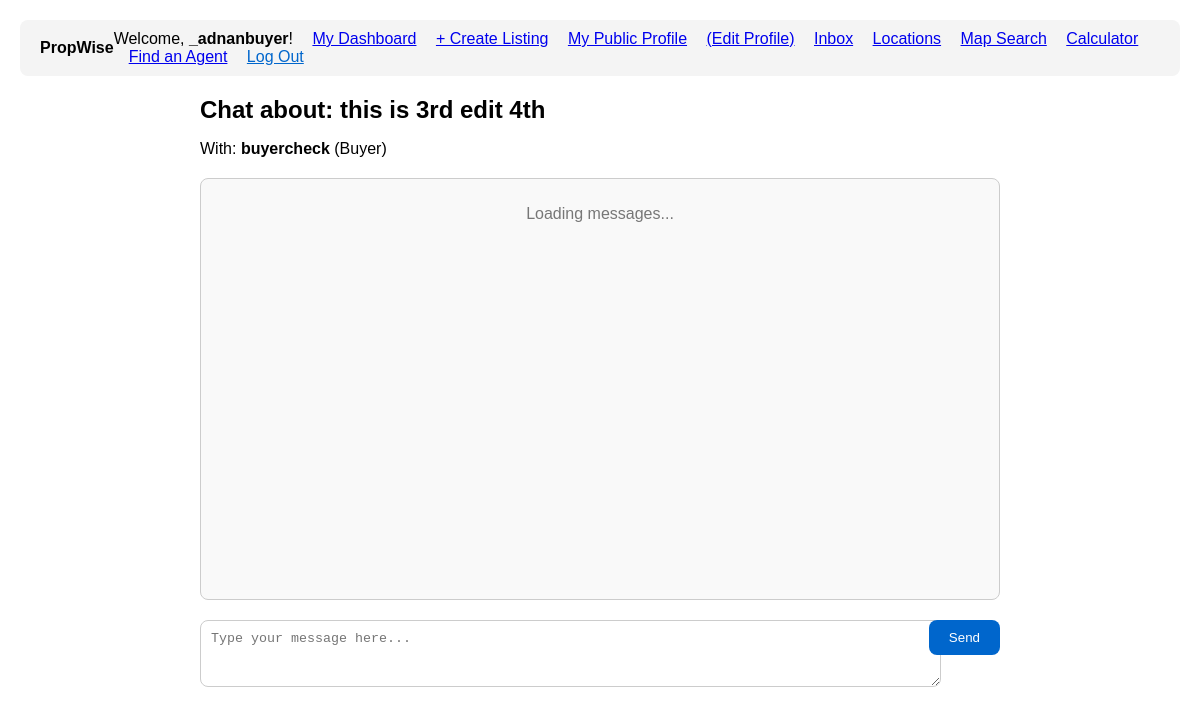
Screenshot of /chat/detail/2/ (signed in) with the database file from the repository.
### accounts/models.py (models this page shows, shortened)
class User(AbstractUser):
    is_agent = models.BooleanField('Is agent', default=False)
    is_buyer = models.BooleanField('Is buyer', default=True) # By default, users are buyers
    phone_number = models.CharField(max_length=20, blank=True)
    profile_picture = models.ImageField(upload_to='profile_pics/', blank=True, null=True)
    favorites = models.ManyToManyField(
        Property,
        related_name="favorited_by",
        blank=True
    )

### chat/models.py (models this page shows, shortened)
class ChatThread(models.Model):
    property = models.ForeignKey(
        Property,
        on_delete=models.SET_NULL,  # <-- NOT CASCADE
        related_name='chat_threads',
        null=True,  # <-- Required for SET_NULL
        blank=True  # <-- Allows this to be empty in forms
    )
    buyer = models.ForeignKey(
        User,
        on_delete=models.CASCADE,  # Cascade is OK here. If a buyer is deleted, their threads go.
        related_name='bought_chat_threads'
    )
    agent = models.ForeignKey(
        User,
        on_delete=models.CASCADE,  # Cascade is OK here. If an agent is deleted, their threads go.
        related_name='agent_chat_threads'
    )
    created_at = models.DateTimeField(auto_now_add=True)
    updated_at = models.DateTimeField(auto_now=True)
    class Meta:
        unique_together = ('property', 'buyer', 'agent')

### properties/models.py (models this page shows, shortened)
class Property(models.Model):
    title = models.CharField(max_length=255)
    description = models.TextField()
    price = models.BigIntegerField()
    area = models.ForeignKey(
        Area,
        on_delete=models.SET_NULL,
        null=True,
        related_name="properties"
    )
    latitude = models.DecimalField(
        max_digits=9,
        decimal_places=6,
        null=True,
        blank=True,
        help_text="Exact latitude of the property (e.g., 31.470510)"
    )
    longitude = models.DecimalField(
        max_digits=9,
        decimal_places=6,
        null=True,
        blank=True,
        help_text="Exact longitude of the property (e.g., 74.394170)"
    )
    purpose = models.CharField(max_length=10, choices=PropertyPurpose.choices)
    property_type = models.CharField(max_length=20, choices=PropertyType.choices)
    bedrooms = models.PositiveSmallIntegerField(null=True, blank=True)
    bathrooms = models.PositiveSmallIntegerField(null=True, blank=True)
    area_size = models.DecimalField(max_digits=10, decimal_places=2)
    area_unit = models.CharField(max_length=10, choices=AreaUnit.choices, default=AreaUnit.MARLA)
    agent = models.ForeignKey(settings.AUTH_USER_MODEL, on_delete=models.CASCADE, related_name="properties")
    created_at = models.DateTimeField(auto_now_add=True)
    updated_at = models.DateTimeField(auto_now=True)
    main_image = models.ImageField(upload_to='properties/main_images/', null=True, blank=True)
    is_verified = models.BooleanField(
        default=False,
        help_text="Mark this listing as verified by the admin (e.g., checked for accuracy)."
    )
    is_featured = models.BooleanField(
        default=False,
        help_text="Mark this listing as 'Featured' to show it at the top."
    )
    featured_until = models.DateTimeField(
        null=True,
        blank=True,
        help_text="When this listing should stop being featured (e.g., 7 days from now)."
    )
    status = models.CharField(
        max_length=10,
        choices=PropertyStatus.choices,
        default=PropertyStatus.ACTIVE,
        help_text="The current status of the listing (e.g., Active, Sold)."
    )
    sold_date = models.DateTimeField(
        null=True,
        blank=True,
        help_text="The date and time this property was marked as sold."
    )
    video_url = models.URLField(
        max_length=500,
        null=True,
        blank=True,
        help_text="A link to a YouTube or Vimeo video walkthrough (e.g., https://www.youtube.com/watch?v=...)"
    )

### chat/views.py (the view, shortened to what this page needs)
# urls.py: path('detail/<int:thread_id>/', views.chat_detail_view, name='chat_detail'),
@login_required(login_url='login')
def chat_detail_view(request, thread_id):
    thread = get_object_or_404(ChatThread, id=thread_id)
    if request.user != thread.buyer and request.user != thread.agent:
        return HttpResponseForbidden("You do not have permission to view this chat.")
    if request.method == 'GET':
        thread.messages.filter(is_read=False).exclude(sender=request.user).update(is_read=True)
    form = ChatMessageForm()
    context = {
        'thread': thread,
        'form': form
    }
    return render(request, 'chat/chat_detail.html', context)

### chat/forms.py
class ChatMessageForm(forms.ModelForm):
    class Meta:
        model = ChatMessage
        fields = ['body'] # We only want the user to type the 'body'
        widgets = {
            'body': forms.Textarea(attrs={
                'class': 'form-control', # For Bootstrap styling (if you use it)
                'rows': 3,
                'placeholder': 'Type your message here...',
                'style': 'width: 100%; padding: 10px; border-radius: 8px; border: 1px solid #ccc;',
            })
        }
        labels = {
            'body': '',
        }

### chat/templates/chat/chat_detail.html (shortened to what this page needs)
{% extends 'base.html' %}
{% block content %}
<div class="container" style="margin-top: 20px;">
    <div style="max-width: 800px; margin: auto;">
        <h2 style="margin-bottom: 5px;">
            Chat about: {{ thread.property.title|default:"Deleted Property" }}
        </h2>
        <p style="margin-bottom: 20px;">
            With:
            {% if thread.buyer == user %}
                <strong>{{ thread.agent.username }}</strong> (Agent)
            {% else %}
                <strong>{{ thread.buyer.username }}</strong> (Buyer)
            {% endif %}
        </p>
        <div id="chat-messages-box" class="chat-messages" style="height: 400px; overflow-y: auto; border: 1px solid #ccc; padding: 10px; background: #f9f9f9; border-radius: 8px; margin-bottom: 20px;">
            <p style="text-align: center; color: #777;">Loading messages...</p>
        </div>
        <div class="send-message-form">
            <form id="send-message-form" method="POST" action="{% url 'chat_detail' thread_id=thread.id %}" style="display: flex; gap: 10px;">
                <div style="flex-grow: 1;">
                    {{ form.body }}
                </div>
                <button type="submit" style="background: #0066cc; color: white; padding: 10px 20px; border: none; border-radius: 8px; cursor: pointer; height: min-content;">
                    Send
                </button>
            </form>
        </div>
    </div>
</div>
{% endblock content %}

### templates/base.html (shortened to what this page needs)
<!DOCTYPE html>
<html lang="en">
<head>
</head>
<body>
    <header style="display: flex; justify-content: space-between; align-items: center; padding: 10px 20px; background: #f4f4f4; border-radius: 8px; margin-bottom: 20px;">
       <div>
        <a href="{% url 'homepage' %}" style="text-decoration: none; color: inherit;">
            <strong>PropWise</strong>
        </a>
    </div>
        <nav>
            {% if user.is_authenticated %}
            <span>
                Welcome, <strong>{{ user.username }}</strong>!
            </span>
            {% if user.is_agent %}
                <a href="{% url 'agent_dashboard' %}" style="margin-left: 15px;">My Dashboard</a>
                <a href="{% url 'property_create' %}" style="margin-left: 15px;">+ Create Listing</a>
            {% else %}
                <a href="{% url 'saved_properties' %}" style="margin-left: 15px;">My Saved Properties</a>
            {% endif %}
            {% if user.is_agent %}
    <a href="{% url 'agent_profile' pk=user.pk %}" style="margin-left: 15px;">My Public Profile</a>
    <a href="{% url 'profile' %}" style="margin-left: 15px;">(Edit Profile)</a>
{% else %}
    <a href="{% url 'profile' %}" style="margin-left: 15px;">My Profile</a>
{% endif %}
            <a href="{% url 'chat_inbox' %}" style="margin-left: 15px;">Inbox</a>
            <a href="{% url 'all_cities' %}" style="margin-left: 15px;">Locations</a>
            <a href="{% url 'map_search' %}" style="margin-left: 15px;">Map Search</a>
            <a href="{% url 'calculator' %}" style="margin-left: 15px;">Calculator</a>
            <a href="{% url 'agent_directory' %}" style="margin-left: 15px;">Find an Agent</a>
            <form action="{% url 'logout' %}" method="post" style="display: inline; margin-left: 15px;">
                <button type="submit" style="
                    background: none;
                    border: none;
                    color: #0066cc; /* Or your default link color */
                    cursor: pointer;
                    text-decoration: underline;
                    padding: 0;
                    font-size: inherit; /* Matches the rest of the text */
                    font-family: inherit;
                ">Log Out</button>
            </form>
            {% endif %}
        </nav>
    </header>
    {% block content %}
    {% endblock content %}
</body>
</html>

### templates/base.html (style rules this page uses)
body { font-family: Arial, sans-serif; margin: 20px; }

### rows the page displays
User: username "_adnanbuyer"
ChatThread: property "this is 3rd edit 4th", buyer.username "buyercheck"
